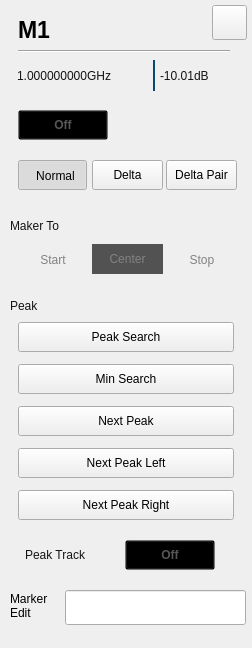
<?xml version="1.0" encoding="UTF-8"?>
<ui version="4.0">
 <class>RtSa_Dialog_BottomMarkerSetup</class>
 <widget class="QWidget" name="RtSa_Dialog_BottomMarkerSetup">
  <property name="geometry">
   <rect>
    <x>0</x>
    <y>0</y>
    <width>252</width>
    <height>648</height>
   </rect>
  </property>
  <property name="windowTitle">
   <string>Form</string>
  </property>
  <property name="styleSheet">
   <string notr="true">/****************indoor****************/
#RtSa_Dialog_BottomMarkerSetup[status = &quot;indoor&quot;]
#line
{
	background-color:rgba(46,46,46,1);
}
#RtSa_Dialog_BottomMarkerSetup[status = &quot;indoor&quot;]
#widget
{
background-color:rgba(211,211,211,0.9);
}
#RtSa_Dialog_BottomMarkerSetup[status = &quot;indoor&quot;]
#widget_title
{
background-color:rgba(211,211,211,0.9);
}
#RtSa_Dialog_BottomMarkerSetup[status = &quot;indoor&quot;]
QPushButton
{
	color:rgba(123, 123, 123,1);
	font: 75 13px &quot;Arial&quot;;
	border-style:flat;
	font-weight:bold;
}
#RtSa_Dialog_BottomMarkerSetup[status = &quot;indoor&quot;]
#pb_MkrToStart:checked,
#pb_normal:checked
{
	background-color:transparent;
	padding: 8px 8px 7px 15px;
	background-image: url(:/rtsa/image/fre_checked_left.png);
}
#RtSa_Dialog_BottomMarkerSetup[status = &quot;indoor&quot;]
#pb_MkrToStart:!checked,
#pb_normal:!checked
{
	background-color:transparent;
	padding: 8px 14px 7px 15px;
	background-image: url(:/rtsa/image/fre_checked_right.png);
}
#RtSa_Dialog_BottomMarkerSetup[status = &quot;indoor&quot;]
#pb_MkrToStop:checked,
#pb_delta:checked
{
    background-color:transparent;
    padding: 8px 5px 7px 6px;
	background-image: url(:/rtsa/image/fre_checked_right.png);
	background-position:right;
}
#RtSa_Dialog_BottomMarkerSetup[status = &quot;indoor&quot;]
#pb_MkrToStop:!checked,
#pb_delta:!checked
{
    background-color:transparent;
    padding: 8px 5px 7px 6px;
	background-image: url(:/rtsa/image/fre_checked_left.png);
	background-position:right;
}
#RtSa_Dialog_BottomMarkerSetup[status = &quot;indoor&quot;]
RtSa_LineEdit
{
	
	background-color: rgba(255, 255, 255, 0.6);
	color:rgb(161, 114, 23);
	padding-left:6px;
	font: 75 13px &quot;Arial&quot;;
	font-weight:bold;
}
#RtSa_Dialog_BottomMarkerSetup[status = &quot;indoor&quot;]
RtSa_LineEdit:focus
{
	outline: none;
	border:2px solid rgba(162,115,0,1);
}
/****************outdoor****************/
#RtSa_Dialog_BottomMarkerSetup[status = &quot;outdoor&quot;]
#line
{
	background-color:rgba(46,46,46,1);
}
#RtSa_Dialog_BottomMarkerSetup[status = &quot;outdoor&quot;]
#widget
{
background-color:rgba(211,211,211,0.9);
}
#RtSa_Dialog_BottomMarkerSetup[status = &quot;outdoor&quot;]
#widget_title
{
background-color:rgba(211,211,211,0.9);
}
#RtSa_Dialog_BottomMarkerSetup[status = &quot;outdoor&quot;]
QPushButton
{
	color:rgba(123, 123, 123,1);
	font: 75 13px &quot;Arial&quot;;
	border-style:flat;
	font-weight:bold;
}
#RtSa_Dialog_BottomMarkerSetup[status = &quot;outdoor&quot;]
#pb_MkrToStart:checked,
#pb_normal:checked
{
	background-color:transparent;
	padding: 8px 8px 7px 15px;
	background-image: url(:/rtsa/image/fre_checked_left.png);
}
#RtSa_Dialog_BottomMarkerSetup[status = &quot;outdoor&quot;]
#pb_MkrToStart:!checked,
#pb_normal:!checked
{
	background-color:transparent;
	padding: 8px 14px 7px 15px;
	background-image: url(:/rtsa/image/fre_checked_right.png);
}
#RtSa_Dialog_BottomMarkerSetup[status = &quot;outdoor&quot;]
#pb_MkrToStop:checked,
#pb_delta:checked
{
    background-color:transparent;
    padding: 8px 5px 7px 6px;
	background-image: url(:/rtsa/image/fre_checked_right.png);
	background-position:right;
}
#RtSa_Dialog_BottomMarkerSetup[status = &quot;outdoor&quot;]
#pb_MkrToStop:!checked,
#pb_delta:!checked
{
    background-color:transparent;
    padding: 8px 5px 7px 6px;
	background-image: url(:/rtsa/image/fre_checked_left.png);
	background-position:right;
}
#RtSa_Dialog_BottomMarkerSetup[status = &quot;outdoor&quot;]
RtSa_LineEdit
{
	
	background-color: rgba(255, 255, 255, 0.6);
	color:rgb(161, 114, 23);
	padding-left:6px;
	font: 75 13px &quot;Arial&quot;;
	font-weight:bold;
}
#RtSa_Dialog_BottomMarkerSetup[status = &quot;outdoor&quot;]
RtSa_LineEdit:focus
{
	outline: none;
	border:2px solid rgba(162,115,0,1);
}
/****************night****************/
#RtSa_Dialog_BottomMarkerSetup[status = &quot;night&quot;]
#line
{
	background-color:rgba(46,46,46,1);
}
#RtSa_Dialog_BottomMarkerSetup[status = &quot;night&quot;]
#widget
{
background-color:rgba(208,182,139,0.9);
}
#RtSa_Dialog_BottomMarkerSetup[status = &quot;night&quot;]
#widget_title
{
background-color:rgba(208,182,139,0.9);
}
#RtSa_Dialog_BottomMarkerSetup[status = &quot;night&quot;]
QPushButton
{
	color:rgba(123, 123, 123,1);
	font: 75 13px &quot;Arial&quot;;
	border-style:flat;
	font-weight:bold;
}
#RtSa_Dialog_BottomMarkerSetup[status = &quot;night&quot;]
#pb_MkrToStart:checked,
#pb_normal:checked
{
	background-color:transparent;
	padding: 8px 8px 7px 15px;
	background-image: url(:/rtsa/image/fre_checked_left.png);
}
#RtSa_Dialog_BottomMarkerSetup[status = &quot;night&quot;]
#pb_MkrToStart:!checked,
#pb_normal:!checked
{
	background-color:transparent;
	padding: 8px 14px 7px 15px;
	background-image: url(:/rtsa/image/fre_checked_right.png);
}
#RtSa_Dialog_BottomMarkerSetup[status = &quot;night&quot;]
#pb_MkrToStop:checked,
#pb_delta:checked
{
    background-color:transparent;
    padding: 8px 5px 7px 6px;
	background-image: url(:/rtsa/image/fre_checked_right.png);
	background-position:right;
}
#RtSa_Dialog_BottomMarkerSetup[status = &quot;night&quot;]
#pb_MkrToStop:!checked,
#pb_delta:!checked
{
    background-color:transparent;
    padding: 8px 5px 7px 6px;
	background-image: url(:/rtsa/image/fre_checked_left.png);
	background-position:right;
}
#RtSa_Dialog_BottomMarkerSetup[status = &quot;night&quot;]
RtSa_LineEdit
{
	background: rgba(251,220,167,0.60);
   color:rgba(159,98,0,1);
	padding:8px 8px 7px 10px ;
	font: 75 13px &quot;Arial&quot;;
	font-weight:bold;
}
#RtSa_Dialog_BottomMarkerSetup[status = &quot;night&quot;]
RtSa_LineEdit:focus
{
	outline: none;
	border:2px solid rgba(162,115,0,1);
}</string>
  </property>
  <property name="status" stdset="0">
   <string>night</string>
  </property>
  <widget class="QWidget" name="widget_title" native="true">
   <property name="geometry">
    <rect>
     <x>0</x>
     <y>0</y>
     <width>254</width>
     <height>50</height>
    </rect>
   </property>
   <property name="styleSheet">
    <string notr="true">/*background-color:rgba(211,211,211,0.9);*/
</string>
   </property>
   <widget class="QLabel" name="lbTitle">
    <property name="geometry">
     <rect>
      <x>18</x>
      <y>19</y>
      <width>102</width>
      <height>22</height>
     </rect>
    </property>
    <property name="font">
     <font>
      <family>Arial</family>
      <pointsize>17</pointsize>
      <weight>75</weight>
      <bold>true</bold>
     </font>
    </property>
    <property name="styleSheet">
     <string notr="true">#lblTitle
{
	font: 75 20px &quot;Arial&quot;;
	color:rgba(46,46,46,1);
	line-height:13px;
	font-weight:bold;
}</string>
    </property>
    <property name="text">
     <string>M1</string>
    </property>
   </widget>
   <widget class="QPushButton" name="pb_cancel">
    <property name="geometry">
     <rect>
      <x>212</x>
      <y>5</y>
      <width>35</width>
      <height>35</height>
     </rect>
    </property>
    <property name="styleSheet">
     <string notr="true">#RtSa_Dialog_BottomMarkerSetup[status = &quot;indoor&quot;]
#pb_cancel
{
	color:rgba(123, 123, 123,1);
	font: 75 13px &quot;Arial&quot;;
	border-style:flat;
	font-weight:bold;
background-color:rgba(0,0,0,0);
background-image: url(:/rtsa/image/btn_close_normal.png);
}
#RtSa_Dialog_BottomMarkerSetup[status = &quot;indoor&quot;]
#pb_cancel:pressed
{
	color:rgba(123, 123, 123,1);
	font: 75 13px &quot;Arial&quot;;
	border-style:flat;
	font-weight:bold;
background-image: url(:/rtsa/image/btn_close_click.png);
}

#RtSa_Dialog_BottomMarkerSetup[status = &quot;outdoor&quot;]
#pb_cancel
{
	color:rgba(123, 123, 123,1);
	font: 75 13px &quot;Arial&quot;;
	border-style:flat;
	font-weight:bold;
background-color:rgba(0,0,0,0);
background-image: url(:/rtsa/image/btn_close_normal.png);
}
#RtSa_Dialog_BottomMarkerSetup[status = &quot;outdoor&quot;]
#pb_cancel:pressed
{
	color:rgba(123, 123, 123,1);
	font: 75 13px &quot;Arial&quot;;
	border-style:flat;
	font-weight:bold;
background-image: url(:/rtsa/image/btn_close_click.png);
}

#RtSa_Dialog_BottomMarkerSetup[status = &quot;night&quot;]
#pb_cancel
{
	color:rgba(123, 123, 123,1);
	font: 75 13px &quot;Arial&quot;;
	border-style:flat;
	font-weight:bold;
background-color:rgba(0,0,0,0);
border-image: url(:/rtsa/image/night/btn_close_normal.png);
}
#RtSa_Dialog_BottomMarkerSetup[status = &quot;night&quot;]
#pb_cancel:pressed
{
	color:rgba(123, 123, 123,1);
	font: 75 13px &quot;Arial&quot;;
	border-style:flat;
	font-weight:bold;
border-image: url(:/rtsa/image/night/btn_close_click.png);
}</string>
    </property>
    <property name="text">
     <string/>
    </property>
   </widget>
  </widget>
  <widget class="QWidget" name="widget" native="true">
   <property name="geometry">
    <rect>
     <x>0</x>
     <y>50</y>
     <width>252</width>
     <height>648</height>
    </rect>
   </property>
   <property name="styleSheet">
    <string notr="true"/>
   </property>
   <widget class="QPushButton" name="pb_normal">
    <property name="geometry">
     <rect>
      <x>18</x>
      <y>110</y>
      <width>69</width>
      <height>30</height>
     </rect>
    </property>
    <property name="styleSheet">
     <string notr="true">#pb_normal:checked
{
	padding: 8px 4px 7px 10px;
	background-image: url(:/rtsa/image/fre_checked_left.png);
}
#pb_normal:!checked
{
padding: 8px 4px 7px 10px;
	background-image: url(:/rtsa/image/fre_checked_right.png);
}
</string>
    </property>
    <property name="text">
     <string>Normal</string>
    </property>
    <property name="checkable">
     <bool>true</bool>
    </property>
    <property name="checked">
     <bool>true</bool>
    </property>
    <property name="autoExclusive">
     <bool>true</bool>
    </property>
    <attribute name="buttonGroup">
     <string notr="true">buttonGroup</string>
    </attribute>
   </widget>
   <widget class="QPushButton" name="pb_MkrToStart">
    <property name="geometry">
     <rect>
      <x>18</x>
      <y>194</y>
      <width>69</width>
      <height>30</height>
     </rect>
    </property>
    <property name="styleSheet">
     <string notr="true">QPushButton
{
color:rgb(130, 130, 130);
border-style:flat;
}
#pb_MkrToStart:checked
{
	padding: 8px 14px 7px 15px;
	background-image: url(:/rtsa/image/fre_checked_left.png);
}
#pb_MkrToStart:!checked
{
padding: 8px 14px 7px 15px;
	background-image: url(:/rtsa/image/fre_checked_right.png);
}
</string>
    </property>
    <property name="text">
     <string>Start</string>
    </property>
    <property name="checkable">
     <bool>true</bool>
    </property>
   </widget>
   <widget class="QPushButton" name="pb_MkrToStop">
    <property name="geometry">
     <rect>
      <x>166</x>
      <y>194</y>
      <width>71</width>
      <height>30</height>
     </rect>
    </property>
    <property name="styleSheet">
     <string notr="true">QPushButton
{
color:rgb(130, 130, 130);
border-style:flat;
/*
font: 75 13pt &quot;Arial&quot;;
*/
}
#pb_MkrToStop:checked
{
padding: 8px 5px 7px 6px;
	background-image: url(:/rtsa/image/fre_checked_right.png);
	background-position:right;
}

#pb_MkrToStop:!checked
{
padding: 8px 5px 7px 6px;
	background-image: url(:/rtsa/image/fre_checked_left.png);
	background-position:right;
}</string>
    </property>
    <property name="text">
     <string>Stop</string>
    </property>
    <property name="checkable">
     <bool>true</bool>
    </property>
   </widget>
   <widget class="QPushButton" name="pb_DeltaPair">
    <property name="geometry">
     <rect>
      <x>166</x>
      <y>110</y>
      <width>71</width>
      <height>30</height>
     </rect>
    </property>
    <property name="styleSheet">
     <string notr="true">#pb_DeltaPair:checked
{
	background-image: url(:/rtsa/image/fre_checked_right.png);
	background-position:right;
}

#pb_DeltaPair:!checked
{
	background-image: url(:/rtsa/image/fre_checked_left.png);
	background-position:right;
}
</string>
    </property>
    <property name="text">
     <string>Delta Pair</string>
    </property>
    <property name="checkable">
     <bool>true</bool>
    </property>
    <property name="autoExclusive">
     <bool>true</bool>
    </property>
    <attribute name="buttonGroup">
     <string notr="true">buttonGroup</string>
    </attribute>
   </widget>
   <widget class="QPushButton" name="pb_MkrToCenter">
    <property name="geometry">
     <rect>
      <x>92</x>
      <y>194</y>
      <width>71</width>
      <height>30</height>
     </rect>
    </property>
    <property name="styleSheet">
     <string notr="true">QPushButton
{
color:rgb(130, 130, 130);
border-style:flat;
/*
font: 75 13pt &quot;Arial&quot;;
*/
}
QPushButton::checked
{
background-color: rgb(255, 188, 0);
}
QPushButton::!checked
{
background-color: rgb(82, 82, 82);
}
</string>
    </property>
    <property name="text">
     <string>Center</string>
    </property>
    <property name="checkable">
     <bool>true</bool>
    </property>
   </widget>
   <widget class="QPushButton" name="pb_PeakSearch">
    <property name="geometry">
     <rect>
      <x>18</x>
      <y>272</y>
      <width>216</width>
      <height>30</height>
     </rect>
    </property>
    <property name="styleSheet">
     <string notr="true">#RtSa_Dialog_BottomMarkerSetup[status = &quot;indoor&quot;]
QPushButton
{
	font: 75 13px &quot;Arial&quot;;
	font-weight:bold;
	color:rgba(255, 255, 255, 1);
	background-image: url(:/rtsa/image/btn_w216_nor.png);
	text-align:center;
}
#RtSa_Dialog_BottomMarkerSetup[status = &quot;indoor&quot;]
QPushButton:pressed
{
	
	background-image: url(:/rtsa/image/btn_w216_click.png);
}

#RtSa_Dialog_BottomMarkerSetup[status = &quot;outdoor&quot;]
QPushButton
{
	font: 75 13px &quot;Arial&quot;;
	font-weight:bold;
	color:rgba(0, 0, 0, 1);
	background-image: url(:/rtsa/image/outdoor/btn_w216_nor.png);
	text-align:center;
}
#RtSa_Dialog_BottomMarkerSetup[status = &quot;outdoor&quot;]
QPushButton:pressed
{
	
	background-image: url(:/rtsa/image/btn_w216_click.png);
}

#RtSa_Dialog_BottomMarkerSetup[status = &quot;indoor&quot;]
QPushButton
{
	font: 75 13px &quot;Arial&quot;;
	font-weight:bold;
	color:rgba(255, 255, 255, 1);
	background-image: url(:/rtsa/image/btn_w216_nor.png);
	text-align:center;
}
#RtSa_Dialog_BottomMarkerSetup[status = &quot;indoor&quot;]
QPushButton:pressed
{
	
	background-image: url(:/rtsa/image/btn_w216_click.png);
}

#RtSa_Dialog_BottomMarkerSetup[status = &quot;night&quot;]
QPushButton
{
	font: 75 13px &quot;Arial&quot;;
	font-weight:bold;
	color: #FBDBA7;
	background-image: url(:/rtsa/image/btn_w216_nor.png);
	text-align:center;
}
#RtSa_Dialog_BottomMarkerSetup[status = &quot;night&quot;]
QPushButton:pressed
{
	
	background-image: url(:/rtsa/image/btn_w216_click.png);
}</string>
    </property>
    <property name="text">
     <string>Peak Search</string>
    </property>
    <property name="checkable">
     <bool>true</bool>
    </property>
   </widget>
   <widget class="QPushButton" name="pb_MinSearch">
    <property name="geometry">
     <rect>
      <x>18</x>
      <y>314</y>
      <width>216</width>
      <height>30</height>
     </rect>
    </property>
    <property name="styleSheet">
     <string notr="true">#RtSa_Dialog_BottomMarkerSetup[status = &quot;indoor&quot;]
QPushButton
{
	font: 75 13px &quot;Arial&quot;;
	font-weight:bold;
	color:rgba(255, 255, 255, 1);
	background-image: url(:/rtsa/image/btn_w216_nor.png);
	text-align:center;
}
#RtSa_Dialog_BottomMarkerSetup[status = &quot;indoor&quot;]
QPushButton:pressed
{
	
	background-image: url(:/rtsa/image/btn_w216_click.png);
}

#RtSa_Dialog_BottomMarkerSetup[status = &quot;outdoor&quot;]
QPushButton
{
	font: 75 13px &quot;Arial&quot;;
	font-weight:bold;
	color:rgba(0, 0, 0, 1);
	background-image: url(:/rtsa/image/outdoor/btn_w216_nor.png);
	text-align:center;
}
#RtSa_Dialog_BottomMarkerSetup[status = &quot;outdoor&quot;]
QPushButton:pressed
{
	
	background-image: url(:/rtsa/image/btn_w216_click.png);
}

#RtSa_Dialog_BottomMarkerSetup[status = &quot;indoor&quot;]
QPushButton
{
	font: 75 13px &quot;Arial&quot;;
	font-weight:bold;
	color:rgba(255, 255, 255, 1);
	background-image: url(:/rtsa/image/btn_w216_nor.png);
	text-align:center;
}
#RtSa_Dialog_BottomMarkerSetup[status = &quot;indoor&quot;]
QPushButton:pressed
{
	
	background-image: url(:/rtsa/image/btn_w216_click.png);
}

#RtSa_Dialog_BottomMarkerSetup[status = &quot;night&quot;]
QPushButton
{
	font: 75 13px &quot;Arial&quot;;
	font-weight:bold;
	color: #FBDBA7;
	background-image: url(:/rtsa/image/btn_w216_nor.png);
	text-align:center;
}
#RtSa_Dialog_BottomMarkerSetup[status = &quot;night&quot;]
QPushButton:pressed
{
	
	background-image: url(:/rtsa/image/btn_w216_click.png);
}</string>
    </property>
    <property name="text">
     <string>Min Search</string>
    </property>
    <property name="checkable">
     <bool>true</bool>
    </property>
   </widget>
   <widget class="QPushButton" name="pb_NextPeakLeft">
    <property name="geometry">
     <rect>
      <x>18</x>
      <y>398</y>
      <width>216</width>
      <height>30</height>
     </rect>
    </property>
    <property name="styleSheet">
     <string notr="true">#RtSa_Dialog_BottomMarkerSetup[status = &quot;indoor&quot;]
QPushButton
{
	font: 75 13px &quot;Arial&quot;;
	font-weight:bold;
	color:rgba(255, 255, 255, 1);
	background-image: url(:/rtsa/image/btn_w216_nor.png);
	text-align:center;
}
#RtSa_Dialog_BottomMarkerSetup[status = &quot;indoor&quot;]
QPushButton:pressed
{
	
	background-image: url(:/rtsa/image/btn_w216_click.png);
}

#RtSa_Dialog_BottomMarkerSetup[status = &quot;outdoor&quot;]
QPushButton
{
	font: 75 13px &quot;Arial&quot;;
	font-weight:bold;
	color:rgba(0, 0, 0, 1);
	background-image: url(:/rtsa/image/outdoor/btn_w216_nor.png);
	text-align:center;
}
#RtSa_Dialog_BottomMarkerSetup[status = &quot;outdoor&quot;]
QPushButton:pressed
{
	
	background-image: url(:/rtsa/image/btn_w216_click.png);
}

#RtSa_Dialog_BottomMarkerSetup[status = &quot;indoor&quot;]
QPushButton
{
	font: 75 13px &quot;Arial&quot;;
	font-weight:bold;
	color:rgba(255, 255, 255, 1);
	background-image: url(:/rtsa/image/btn_w216_nor.png);
	text-align:center;
}
#RtSa_Dialog_BottomMarkerSetup[status = &quot;indoor&quot;]
QPushButton:pressed
{
	
	background-image: url(:/rtsa/image/btn_w216_click.png);
}

#RtSa_Dialog_BottomMarkerSetup[status = &quot;night&quot;]
QPushButton
{
	font: 75 13px &quot;Arial&quot;;
	font-weight:bold;
	color: #FBDBA7;
	background-image: url(:/rtsa/image/btn_w216_nor.png);
	text-align:center;
}
#RtSa_Dialog_BottomMarkerSetup[status = &quot;night&quot;]
QPushButton:pressed
{
	
	background-image: url(:/rtsa/image/btn_w216_click.png);
}</string>
    </property>
    <property name="text">
     <string>Next Peak Left</string>
    </property>
    <property name="checkable">
     <bool>true</bool>
    </property>
   </widget>
   <widget class="QPushButton" name="pb_NextPeakRight">
    <property name="geometry">
     <rect>
      <x>18</x>
      <y>440</y>
      <width>216</width>
      <height>30</height>
     </rect>
    </property>
    <property name="styleSheet">
     <string notr="true">#RtSa_Dialog_BottomMarkerSetup[status = &quot;indoor&quot;]
QPushButton
{
	font: 75 13px &quot;Arial&quot;;
	font-weight:bold;
	color:rgba(255, 255, 255, 1);
	background-image: url(:/rtsa/image/btn_w216_nor.png);
	text-align:center;
}
#RtSa_Dialog_BottomMarkerSetup[status = &quot;indoor&quot;]
QPushButton:pressed
{
	
	background-image: url(:/rtsa/image/btn_w216_click.png);
}

#RtSa_Dialog_BottomMarkerSetup[status = &quot;outdoor&quot;]
QPushButton
{
	font: 75 13px &quot;Arial&quot;;
	font-weight:bold;
	color:rgba(0, 0, 0, 1);
	background-image: url(:/rtsa/image/outdoor/btn_w216_nor.png);
	text-align:center;
}
#RtSa_Dialog_BottomMarkerSetup[status = &quot;outdoor&quot;]
QPushButton:pressed
{
	
	background-image: url(:/rtsa/image/btn_w216_click.png);
}

#RtSa_Dialog_BottomMarkerSetup[status = &quot;indoor&quot;]
QPushButton
{
	font: 75 13px &quot;Arial&quot;;
	font-weight:bold;
	color:rgba(255, 255, 255, 1);
	background-image: url(:/rtsa/image/btn_w216_nor.png);
	text-align:center;
}
#RtSa_Dialog_BottomMarkerSetup[status = &quot;indoor&quot;]
QPushButton:pressed
{
	
	background-image: url(:/rtsa/image/btn_w216_click.png);
}

#RtSa_Dialog_BottomMarkerSetup[status = &quot;night&quot;]
QPushButton
{
	font: 75 13px &quot;Arial&quot;;
	font-weight:bold;
	color: #FBDBA7;
	background-image: url(:/rtsa/image/btn_w216_nor.png);
	text-align:center;
}
#RtSa_Dialog_BottomMarkerSetup[status = &quot;night&quot;]
QPushButton:pressed
{
	
	background-image: url(:/rtsa/image/btn_w216_click.png);
}</string>
    </property>
    <property name="text">
     <string>Next Peak Right</string>
    </property>
    <property name="checkable">
     <bool>true</bool>
    </property>
   </widget>
   <widget class="QPushButton" name="pb_NextPeak">
    <property name="geometry">
     <rect>
      <x>18</x>
      <y>356</y>
      <width>216</width>
      <height>30</height>
     </rect>
    </property>
    <property name="styleSheet">
     <string notr="true">#RtSa_Dialog_BottomMarkerSetup[status = &quot;indoor&quot;]
QPushButton
{
	font: 75 13px &quot;Arial&quot;;
	font-weight:bold;
	color:rgba(255, 255, 255, 1);
	background-image: url(:/rtsa/image/btn_w216_nor.png);
	text-align:center;
}
#RtSa_Dialog_BottomMarkerSetup[status = &quot;indoor&quot;]
QPushButton:pressed
{
	
	background-image: url(:/rtsa/image/btn_w216_click.png);
}

#RtSa_Dialog_BottomMarkerSetup[status = &quot;outdoor&quot;]
QPushButton
{
	font: 75 13px &quot;Arial&quot;;
	font-weight:bold;
	color:rgba(0, 0, 0, 1);
	background-image: url(:/rtsa/image/outdoor/btn_w216_nor.png);
	text-align:center;
}
#RtSa_Dialog_BottomMarkerSetup[status = &quot;outdoor&quot;]
QPushButton:pressed
{
	
	background-image: url(:/rtsa/image/btn_w216_click.png);
}

#RtSa_Dialog_BottomMarkerSetup[status = &quot;indoor&quot;]
QPushButton
{
	font: 75 13px &quot;Arial&quot;;
	font-weight:bold;
	color:rgba(255, 255, 255, 1);
	background-image: url(:/rtsa/image/btn_w216_nor.png);
	text-align:center;
}
#RtSa_Dialog_BottomMarkerSetup[status = &quot;indoor&quot;]
QPushButton:pressed
{
	
	background-image: url(:/rtsa/image/btn_w216_click.png);
}

#RtSa_Dialog_BottomMarkerSetup[status = &quot;night&quot;]
QPushButton
{
	font: 75 13px &quot;Arial&quot;;
	font-weight:bold;
	color: #FBDBA7;
	background-image: url(:/rtsa/image/btn_w216_nor.png);
	text-align:center;
}
#RtSa_Dialog_BottomMarkerSetup[status = &quot;night&quot;]
QPushButton:pressed
{
	
	background-image: url(:/rtsa/image/btn_w216_click.png);
}</string>
    </property>
    <property name="text">
     <string>Next Peak</string>
    </property>
    <property name="checkable">
     <bool>true</bool>
    </property>
   </widget>
   <widget class="QLabel" name="lbFreq">
    <property name="geometry">
     <rect>
      <x>14</x>
      <y>10</y>
      <width>141</width>
      <height>31</height>
     </rect>
    </property>
    <property name="styleSheet">
     <string notr="true">	color:rgb(20, 20, 20);
	border:2px;
	border-right-style:solid;
	border-right-color: rgb(9, 73, 108);</string>
    </property>
    <property name="text">
     <string>1.000000000GHz</string>
    </property>
   </widget>
   <widget class="QLabel" name="label_2">
    <property name="geometry">
     <rect>
      <x>160</x>
      <y>10</y>
      <width>91</width>
      <height>31</height>
     </rect>
    </property>
    <property name="styleSheet">
     <string notr="true">	color:rgb(20, 20, 20);
	border:2px;</string>
    </property>
    <property name="text">
     <string>-10.01dB</string>
    </property>
   </widget>
   <widget class="QLabel" name="label_3">
    <property name="geometry">
     <rect>
      <x>10</x>
      <y>160</y>
      <width>91</width>
      <height>31</height>
     </rect>
    </property>
    <property name="styleSheet">
     <string notr="true">	color:rgb(20, 20, 20);
	border:2px;</string>
    </property>
    <property name="text">
     <string>Maker To</string>
    </property>
   </widget>
   <widget class="QLabel" name="label_4">
    <property name="geometry">
     <rect>
      <x>10</x>
      <y>240</y>
      <width>91</width>
      <height>31</height>
     </rect>
    </property>
    <property name="styleSheet">
     <string notr="true">	color:rgb(20, 20, 20);
	border:2px;</string>
    </property>
    <property name="text">
     <string>Peak</string>
    </property>
   </widget>
   <widget class="QPushButton" name="pb_visible">
    <property name="geometry">
     <rect>
      <x>18</x>
      <y>60</y>
      <width>90</width>
      <height>30</height>
     </rect>
    </property>
    <property name="styleSheet">
     <string notr="true">QPushButton
{
	background-color:rgba(0,0,0,0);
	font: 75 13px &quot;Arial&quot;;
	font-weight:bold;
	color:rgba(87, 87, 87, 1);
}
QPushButton::checked
{
	padding:7px 30px 6px 25px;
	color:rgba(87, 87, 87, 1);
	border-image: url(:/rtsa/image/toggle_on.png);
}
QPushButton::!checked
{
	padding:7px 17px 6px 36px;
	color:rgba(123, 123, 123, 1);
	border-image: url(:/rtsa/image/toggle_off.png);
}
</string>
    </property>
    <property name="text">
     <string>Off</string>
    </property>
    <property name="checkable">
     <bool>true</bool>
    </property>
    <property name="checked">
     <bool>true</bool>
    </property>
   </widget>
   <widget class="Line" name="line">
    <property name="geometry">
     <rect>
      <x>18</x>
      <y>0</y>
      <width>212</width>
      <height>2</height>
     </rect>
    </property>
    <property name="orientation">
     <enum>Qt::Horizontal</enum>
    </property>
   </widget>
   <widget class="QLabel" name="lblPeakTrack_2">
    <property name="geometry">
     <rect>
      <x>25</x>
      <y>490</y>
      <width>81</width>
      <height>30</height>
     </rect>
    </property>
    <property name="styleSheet">
     <string notr="true">	color:rgb(20, 20, 20);
	border:2px;</string>
    </property>
    <property name="text">
     <string>Peak Track</string>
    </property>
   </widget>
   <widget class="QPushButton" name="pb_PeakTrackOn">
    <property name="geometry">
     <rect>
      <x>125</x>
      <y>490</y>
      <width>90</width>
      <height>30</height>
     </rect>
    </property>
    <property name="focusPolicy">
     <enum>Qt::NoFocus</enum>
    </property>
    <property name="styleSheet">
     <string notr="true">QPushButton
{
	background-color:rgba(0,0,0,0);
	font: 75 13px &quot;Arial&quot;;
	font-weight:bold;
	color:rgba(87, 87, 87, 1);
}
QPushButton::checked
{
	padding:7px 30px 6px 25px;
	color:rgba(87, 87, 87, 1);
	border-image: url(:/rtsa/image/toggle_on.png);
}
QPushButton::!checked
{
	padding:7px 17px 6px 36px;
	color:rgba(123, 123, 123, 1);
	border-image: url(:/rtsa/image/toggle_off.png);
}
</string>
    </property>
    <property name="text">
     <string>Off</string>
    </property>
    <property name="checkable">
     <bool>true</bool>
    </property>
   </widget>
   <widget class="RtSa_LineEdit" name="edit_MkrFreq">
    <property name="geometry">
     <rect>
      <x>65</x>
      <y>540</y>
      <width>181</width>
      <height>35</height>
     </rect>
    </property>
    <property name="text">
     <string/>
    </property>
    <property name="readOnly">
     <bool>true</bool>
    </property>
   </widget>
   <widget class="QLabel" name="label_5">
    <property name="geometry">
     <rect>
      <x>10</x>
      <y>540</y>
      <width>81</width>
      <height>31</height>
     </rect>
    </property>
    <property name="text">
     <string>Marker
Edit</string>
    </property>
   </widget>
   <widget class="QPushButton" name="pb_delta">
    <property name="geometry">
     <rect>
      <x>92</x>
      <y>110</y>
      <width>71</width>
      <height>30</height>
     </rect>
    </property>
    <property name="focusPolicy">
     <enum>Qt::NoFocus</enum>
    </property>
    <property name="styleSheet">
     <string notr="true">#RtSa_Dialog_BottomMarkerSetup[status = &quot;indoor&quot;]
QPushButton
{
text-align:center;
padding-left:0px;
color: #7B7B7B;
background-image: url(:/rtsa/image/btn_mkr_nor.png);
}
#RtSa_Dialog_BottomMarkerSetup[status = &quot;indoor&quot;]
QPushButton:checked
{
background-image: url(:/rtsa/image/btn_mkr_click.png);
}

#RtSa_Dialog_BottomMarkerSetup[status = &quot;outdoor&quot;]
QPushButton
{
text-align:center;
padding-left:0px;
color: #7B7B7B;
background-image: url(:/rtsa/image/btn_mkr_nor.png);
}
#RtSa_Dialog_BottomMarkerSetup[status = &quot;outdoor&quot;]
QPushButton:checked
{
background-image: url(:/rtsa/image/btn_mkr_click.png);
}

#RtSa_Dialog_BottomMarkerSetup[status = &quot;night&quot;]
QPushButton
{
text-align:center;
padding-left:0px;
color: #7B7B7B;
background-image: url(:/rtsa/image/btn_mkr_nor.png);
}
#RtSa_Dialog_BottomMarkerSetup[status = &quot;night&quot;]
QPushButton:checked
{
background-image: url(:/rtsa/image/btn_mkr_click.png);
}</string>
    </property>
    <property name="text">
     <string>Delta</string>
    </property>
    <property name="checkable">
     <bool>true</bool>
    </property>
    <attribute name="buttonGroup">
     <string notr="true">buttonGroup</string>
    </attribute>
   </widget>
  </widget>
 </widget>
 <customwidgets>
  <customwidget>
   <class>RtSa_LineEdit</class>
   <extends>QLineEdit</extends>
   <header location="global">rtsa_lineedit.h</header>
   <slots>
    <signal>clicked()</signal>
   </slots>
  </customwidget>
 </customwidgets>
 <resources/>
 <connections/>
 <buttongroups>
  <buttongroup name="buttonGroup"/>
 </buttongroups>
</ui>
